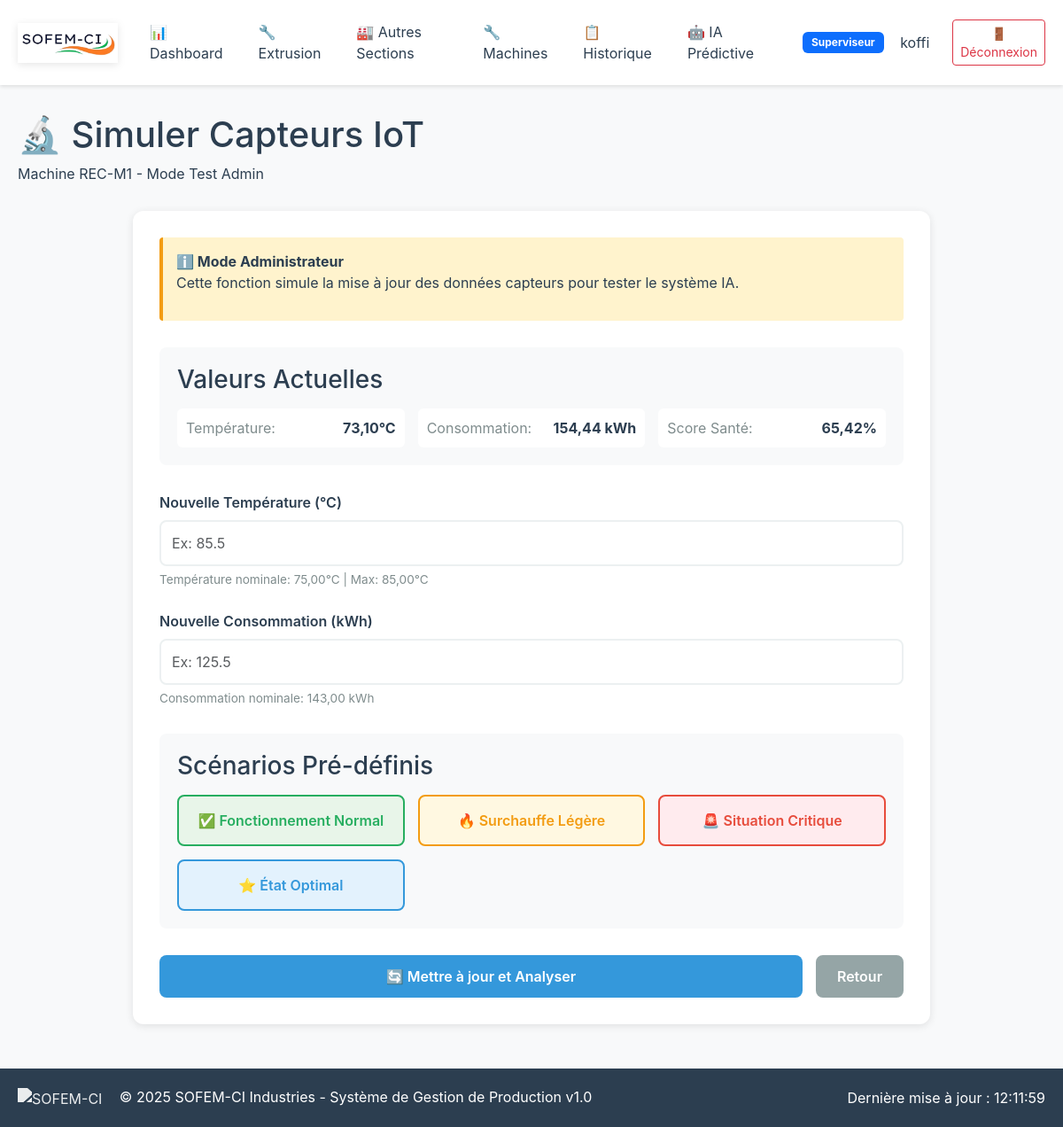
The page /ia/machine/27/simuler/ (signed in) on the database its author committed.
### sofemci/models/users.py (models this page shows, shortened)
class CustomUser(AbstractUser):
    ROLES = [
        ('admin', 'Administrateur'),
        ('chef_extrusion', 'Chef Zone Extrusion'),
        ('chef_soudure', 'Chef Zone Soudure'),
        ('chef_imprimerie', 'Chef Zone Imprimerie'),
        ('chef_recyclage', 'Chef Zone Recyclage'),
        ('superviseur', 'Superviseur'),
        ('direction', 'Direction'),
    ]
    role = models.CharField(max_length=20, choices=ROLES, default='superviseur')
    telephone = models.CharField(max_length=20, blank=True)
    date_embauche = models.DateField(null=True, blank=True)
    actif = models.BooleanField(default=True)
    class Meta:
        verbose_name = "Utilisateur"
        verbose_name_plural = "Utilisateurs"

### sofemci/models/machines.py (models this page shows, shortened)
class Machine(models.Model):
    TYPES_MACHINE = [
        ('extrudeuse', 'Extrudeuse'),
        ('refroidisseur', 'Refroidisseur'),
        ('enrouleur', 'Enrouleur'),
        ('imprimante', 'Imprimante'),
        ('soudeuse', 'Soudeuse'),
        ('moulinex', 'Moulinex'),
    ]
    ETATS = [
        ('actif', 'Active'),
        ('maintenance', 'Maintenance'),
        ('arret', 'Arrêtée'),
        ('panne', 'En Panne'),
    ]
    SECTIONS = [
        ('extrusion', 'Extrusion'),
        ('imprimerie', 'Imprimerie'),
        ('soudure', 'Soudure'),
        ('recyclage', 'Recyclage'),
    ]
    PROVENANCE_CHOICES = [
        ('chine', 'Chine'),
        ('allemagne', 'Allemagne'),
        ('italie', 'Italie'),
        ('france', 'France'),
        ('usa', 'États-Unis'),
        ('japon', 'Japon'),
        ('autre', 'Autre'),
    ]
    numero = models.CharField(max_length=10)
    type_machine = models.CharField(max_length=20, choices=TYPES_MACHINE)
    section = models.CharField(max_length=20, choices=SECTIONS)
    zone_extrusion = models.ForeignKey('ZoneExtrusion', on_delete=models.CASCADE, null=True, blank=True)
    etat = models.CharField(max_length=15, choices=ETATS, default='actif')
    date_installation = models.DateField(null=True, blank=True)
    derniere_maintenance = models.DateField(null=True, blank=True)
    capacite_horaire = models.DecimalField(max_digits=10, decimal_places=2, null=True, blank=True)
    observations = models.TextField(blank=True)
    provenance = models.CharField(
        max_length=20,
        choices=PROVENANCE_CHOICES,
        default='autre',
        verbose_name="Provenance",
        help_text="Pays d'origine de la machine"
    )
    est_nouvelle = models.BooleanField(
        default=True,
        verbose_name="Machine neuve",
        help_text="Indique si la machine était neuve lors de l'installation"
    )
    heures_fonctionnement_totales = models.DecimalField(
        max_digits=10,
        decimal_places=2,
        default=0,
        verbose_name="Heures de fonctionnement totales",
        help_text="Nombre total d'heures depuis installation"
    )
    heures_depuis_derniere_maintenance = models.DecimalField(
        max_digits=10,
        decimal_places=2,
        default=0,
        verbose_name="Heures depuis dernière maintenance"
    )
    prochaine_maintenance_prevue = models.DateField(
        null=True,
        blank=True,
        verbose_name="Prochaine maintenance prévue"
    )
    frequence_maintenance_jours = models.IntegerField(
        default=90,
        verbose_name="Fréquence maintenance (jours)",
        help_text="Intervalle recommandé entre maintenances"
    )
    nombre_pannes_totales = models.IntegerField(
        default=0,
        verbose_name="Nombre de pannes totales"
    )
    nombre_pannes_6_derniers_mois = models.IntegerField(
        default=0,
        verbose_name="Pannes - 6 derniers mois"
    )
    nombre_pannes_1_dernier_mois = models.IntegerField(
        default=0,
        verbose_name="Pannes - dernier mois"
    )
    date_derniere_panne = models.DateTimeField(
        null=True,
        blank=True,
        verbose_name="Date dernière panne"
    )
    duree_moyenne_reparation = models.DecimalField(
        max_digits=6,
        decimal_places=2,
        default=0,
        verbose_name="Durée moyenne réparation (heures)"
    )
    consommation_electrique_kwh = models.DecimalField(
        max_digits=10,
        decimal_places=2,
        default=0,
        verbose_name="Consommation électrique actuelle (kWh)",
        help_text="Consommation moyenne par heure"
    )
    consommation_electrique_nominale = models.DecimalField(
        max_digits=10,
        decimal_places=2,
        default=0,
        verbose_name="Consommation nominale (kWh)",
        help_text="Consommation normale à pleine charge"
    )
    temperature_actuelle = models.DecimalField(
        max_digits=5,
        decimal_places=2,
        null=True,
        blank=True,
        verbose_name="Température actuelle (°C)"
    )
    temperature_nominale = models.DecimalField(
        max_digits=5,
        decimal_places=2,
        default=0,
        verbose_name="Température nominale (°C)",
        help_text="Température normale de fonctionnement"
    )
    temperature_max_autorisee = models.DecimalField(
        max_digits=5,
        decimal_places=2,
        default=0,
        verbose_name="Température max autorisée (°C)"
    )
    score_sante_global = models.DecimalField(
        max_digits=5,
        decimal_places=2,
        default=100,
        verbose_name="Score santé global (%)",
        help_text="Score calculé par l'IA (0-100)"
    )
    probabilite_panne_7_jours = models.DecimalField(
        max_digits=5,
        decimal_places=2,
        default=0,
        verbose_name="Probabilité panne 7 jours (%)",
        help_text="Risque de panne dans les 7 prochains jours"
    )
    probabilite_panne_30_jours = models.DecimalField(
        max_digits=5,
        decimal_places=2,
        default=0,
        verbose_name="Probabilité panne 30 jours (%)"
    )
    anomalie_detectee = models.BooleanField(
        default=False,
        verbose_name="Anomalie détectée"
    )
    type_anomalie = models.CharField(
        max_length=100,
        blank=True,
        verbose_name="Type d'anomalie",
        help_text="Ex: Surchauffe, Surconsommation, Vibrations"
    )
    date_derniere_analyse_ia = models.DateTimeField(
        null=True,
        blank=True,
        verbose_name="Dernière analyse IA"
    )
    derniere_mise_a_jour_donnees = models.DateTimeField(
        auto_now=True,
        verbose_name="Dernière mise à jour données"
    )
    class Meta:
        unique_together = ['numero', 'section']
        ordering = ['section', 'numero']
        verbose_name = "Machine"
        verbose_name_plural = "Machines"

### sofemci/views/machines.py (the view, shortened to what this page needs)
# urls.py: path('ia/machine/<int:machine_id>/simuler/', views.simuler_capteurs_view, name='simuler_capteurs'),
@login_required
def simuler_capteurs_view(request, machine_id):
    machine = get_object_or_404(Machine, id=machine_id)
    context = {
        'machine': machine,
    }
    return render(request, 'simuler_capteurs.html', context)

### templates/simuler_capteurs.html (shortened to what this page needs)
{% extends 'base.html' %}
{% load static %}
{% block content %}
<div class="container">
    <div class="page-header">
        <h1>🔬 Simuler Capteurs IoT</h1>
        <p>Machine {{ machine.numero }} - Mode Test Admin</p>
    </div>
    <div class="form-container">
        <div class="info-admin">
            <strong>ℹ️ Mode Administrateur</strong>
            <p>Cette fonction simule la mise à jour des données capteurs pour tester le système IA.</p>
        </div>
        <form method="post" class="capteurs-form">
            <div class="current-values">
                <h3>Valeurs Actuelles</h3>
                <div class="values-grid">
                    <div class="value-item">
                        <span class="label">Température:</span>
                        <span class="value">{{ machine.temperature_actuelle }}°C</span>
                    </div>
                    <div class="value-item">
                        <span class="label">Consommation:</span>
                        <span class="value">{{ machine.consommation_electrique_kwh }} kWh</span>
                    </div>
                    <div class="value-item">
                        <span class="label">Score Santé:</span>
                        <span class="value">{{ machine.score_sante_global }}%</span>
                    </div>
                </div>
            </div>
            <div class="form-group">
                <label for="temperature">Nouvelle Température (°C)</label>
                <input type="number" id="temperature" name="temperature" step="0.1" class="form-control"
                       placeholder="Ex: 85.5">
                <small>Température nominale: {{ machine.temperature_nominale }}°C | Max: {{ machine.temperature_max_autorisee }}°C</small>
            </div>
            <div class="form-group">
                <label for="consommation">Nouvelle Consommation (kWh)</label>
                <input type="number" id="consommation" name="consommation" step="0.1" class="form-control"
                       placeholder="Ex: 125.5">
                <small>Consommation nominale: {{ machine.consommation_electrique_nominale }} kWh</small>
            </div>
            <div class="scenarios">
                <h3>Scénarios Pré-définis</h3>
                <div class="scenarios-grid">
                    <button type="button" onclick="setScenario('normal')" class="scenario-btn normal">
                        ✅ Fonctionnement Normal
                    </button>
                    <button type="button" onclick="setScenario('surchauffe')" class="scenario-btn warning">
                        🔥 Surchauffe Légère
                    </button>
                    <button type="button" onclick="setScenario('critique')" class="scenario-btn danger">
                        🚨 Situation Critique
                    </button>
                    <button type="button" onclick="setScenario('optimal')" class="scenario-btn success">
                        ⭐ État Optimal
                    </button>
                </div>
            </div>
            <div class="form-actions">
                <button type="submit" class="btn-primary">🔄 Mettre à jour et Analyser</button>
                <a href="{% url 'machine_detail_ia' machine.id %}" class="btn-secondary">Retour</a>
            </div>
        </form>
    </div>
</div>
{% endblock %}

### templates/base.html (shortened to what this page needs)
{% load static %}
<!DOCTYPE html>
<html lang="fr">
<head>
    <link href="https://cdn.jsdelivr.net/npm/bootstrap@5.3.0/dist/css/bootstrap.min.css" rel="stylesheet">
</head>
<body class="{% block body_class %}{% endblock %}">
   {% if user.is_authenticated %}
<nav class="navbar">
    <div class="container">
        <div class="d-flex justify-content-between align-items-center w-100">
            <div>
                <a href="{% url 'dashboard' %}" class="navbar-brand">
                    <img src="{% static 'img/logo_sofem_ci.jpeg' %}" alt="SOFEM-CI Logo" class="navbar-logo">
                </a>
            </div>
            <div class="d-flex align-items-center">
                <div class="nav-menu d-flex">
                    <a href="{% url 'dashboard' %}" class="nav-link {% if request.resolver_match.url_name == 'dashboard' %}active{% endif %}">
                        📊 Dashboard
                    </a>
                    {% if user.role in 'chef_extrusion,superviseur,admin' %}
                    <a href="{% url 'saisie_extrusion' %}" class="nav-link {% if request.resolver_match.url_name == 'saisie_extrusion' %}active{% endif %}">
                        🔧 Extrusion
                    </a>
                    {% endif %}
                    {% if user.role in 'chef_imprimerie,chef_soudure,chef_recyclage,superviseur,admin' %}
                    <a href="{% url 'saisie_sections' %}" class="nav-link {% if request.resolver_match.url_name == 'saisie_sections' %}active{% endif %}">
                        🏭 Autres Sections
                    </a>
                    {% endif %}
                    {% if user.role in 'superviseur,admin' %}
                    <a href="{% url 'machines_list' %}" class="nav-link {% if 'machine' in request.resolver_match.url_name %}active{% endif %}">
                        🔧 Machines
                    </a>
                    {% endif %}
                    <a href="{% url 'historique' %}" class="nav-link {% if request.resolver_match.url_name == 'historique' %}active{% endif %}">
                        📋 Historique
                    </a>
                    {% if user.role in 'superviseur,admin,direction' %}
                    <a href="{% url 'dashboard_ia' %}" class="nav-link">
                      🤖 IA Prédictive
                    </a>
                    {% endif %}
                </div>
                <div class="ms-4 user-info">
                    <span class="badge bg-primary">{{ user.get_role_display|default:user.role }}</span>
                    <span class="ms-2">{{ user.get_full_name|default:user.username }}</span>
                    <a href="{% url 'logout' %}" class="btn btn-sm btn-outline-danger ms-3">
                        🚪 Déconnexion
                    </a>
                </div>
            </div>
        </div>
    </div>
</nav>
{% endif %}
    <main class="{% if user.is_authenticated %}main-content{% else %}auth-main{% endif %}">
        {% block content %}{% endblock %}
    </main>
    {% if user.is_authenticated %}
        <footer class="main-footer">
            <div class="footer-content">
                <div class="footer-left">
                    <img src="{% static 'images/logo-sofem-ci.png' %}" alt="SOFEM-CI" class="footer-logo">
                    <span>&copy; 2025 SOFEM-CI Industries - Système de Gestion de Production v1.0</span>
                </div>
                <div class="footer-right">
                    <span id="last-update">Dernière mise à jour : {{ "now"|date:"H:i:s" }}</span>
                </div>
            </div>
        </footer>
    {% endif %}
</body>
</html>

### rows shown on the page
CustomUser: role "Superviseur", get_full_name "koffi"
Machine: numero "REC-M1", temperature_actuelle "73,10", consommation_electrique_kwh "154,44", score_sante_global "65,42", temperature_nominale "75,00", temperature_max_autorisee "85,00", consommation_electrique_nominale "143,00"
